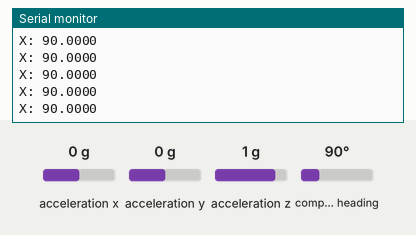
Bench run of a sketch on a simulated Arduino Uno, built with avr-gcc and run on an emulated ATmega328P. Parts: the last lines printed to the serial monitor. The test bench sets the inputs (shaded band); at power-on: compass heading 90°, acceleration x 0 g, acceleration y 0 g, acceleration z 1 g.

Above: at 2.2 s.
2.3 s: compass heading set to 7°
At 2.34 s:
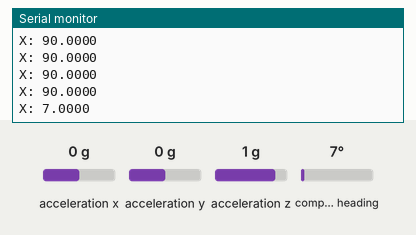
3.8 s: compass heading set to 180°
At 3.87 s:
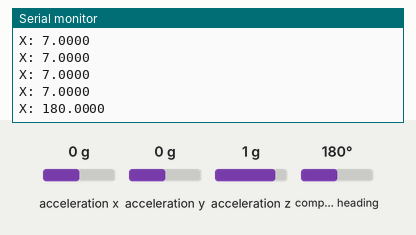
Timing chart, 0 to 6.8 s (numbered marks = the images above; inputs shaded):
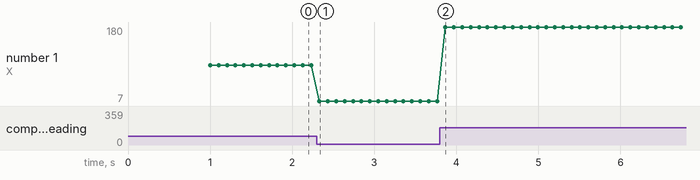

Measured:
- after the input at 2.3 s, the serial monitor: prints a new line at once (image 1)
- after the input at 3.8 s, the serial monitor: prints a new line after 0.07 s (image 2)
- plotted number 1: 90 → 7 after the input at 2.3 s, 7 → 180 after the input at 3.8 s

The sketch:

Boussole.ino
```cpp
#include <Wire.h>
#include <Adafruit_Sensor.h>
#include <Adafruit_BNO055.h>
#include <utility/imumaths.h>

Adafruit_BNO055 bno = Adafruit_BNO055(55);

void setup(void)
{
  Serial.begin(9600);
  Serial.println("Orientation Sensor Test"); Serial.println("");
  if(!bno.begin())
  {
    Serial.print("Ooops, no BNO055 detected ... Check your wiring or I2C ADDR!");
    while(1);
  }

  delay(1000);
  bno.setExtCrystalUse(true);
}

void loop(void)
{
  sensors_event_t event;
  bno.getEvent(&event);
  Serial.print("X: ");
  Serial.println(event.orientation.x, 4); // Affiche les valeurs de l'angle X
  delay(100);
}
```
